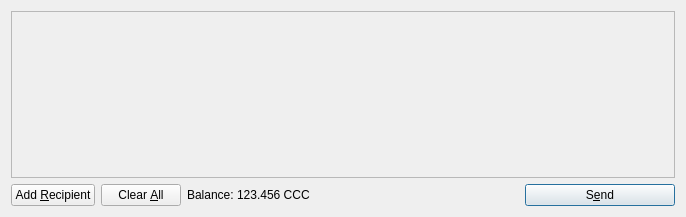
<?xml version="1.0" encoding="UTF-8"?>
<ui version="4.0">
 <class>SendCoinsDialog</class>
 <widget class="QDialog" name="SendCoinsDialog">
  <property name="geometry">
   <rect>
    <x>0</x>
    <y>0</y>
    <width>686</width>
    <height>217</height>
   </rect>
  </property>
  <property name="windowTitle">
   <string>Send Coins</string>
  </property>
  <layout class="QVBoxLayout" name="verticalLayout">
   <item>
    <widget class="QScrollArea" name="scrollArea">
     <property name="widgetResizable">
      <bool>true</bool>
     </property>
     <widget class="QWidget" name="scrollAreaWidgetContents">
      <property name="geometry">
       <rect>
        <x>0</x>
        <y>0</y>
        <width>666</width>
        <height>165</height>
       </rect>
      </property>
      <layout class="QVBoxLayout" name="verticalLayout_2">
       <property name="margin">
        <number>0</number>
       </property>
       <item>
        <layout class="QVBoxLayout" name="entries">
         <property name="spacing">
          <number>6</number>
         </property>
        </layout>
       </item>
       <item>
        <spacer name="verticalSpacer">
         <property name="orientation">
          <enum>Qt::Vertical</enum>
         </property>
         <property name="sizeHint" stdset="0">
          <size>
           <width>20</width>
           <height>40</height>
          </size>
         </property>
        </spacer>
       </item>
      </layout>
     </widget>
    </widget>
   </item>
   <item>
    <layout class="QHBoxLayout" name="horizontalLayout">
     <item>
      <widget class="QPushButton" name="addButton">
       <property name="toolTip">
        <string>Send to multiple recipients at once</string>
       </property>
       <property name="text">
        <string>Add &amp;Recipient</string>
       </property>
       <property name="icon">
        <iconset resource="../bitcoin.qrc">
         <normaloff>:/icons/add</normaloff>:/icons/add</iconset>
       </property>
       <property name="autoDefault">
        <bool>false</bool>
       </property>
      </widget>
     </item>
     <item>
      <widget class="QPushButton" name="clearButton">
       <property name="sizePolicy">
        <sizepolicy hsizetype="Minimum" vsizetype="Fixed">
         <horstretch>0</horstretch>
         <verstretch>0</verstretch>
        </sizepolicy>
       </property>
       <property name="toolTip">
        <string>Remove all transaction fields</string>
       </property>
       <property name="text">
        <string>Clear &amp;All</string>
       </property>
       <property name="icon">
        <iconset resource="../bitcoin.qrc">
         <normaloff>:/icons/remove</normaloff>:/icons/remove</iconset>
       </property>
       <property name="autoRepeatDelay">
        <number>300</number>
       </property>
       <property name="autoDefault">
        <bool>false</bool>
       </property>
      </widget>
     </item>
     <item>
      <layout class="QHBoxLayout" name="horizontalLayout_2">
       <property name="spacing">
        <number>3</number>
       </property>
       <item>
        <widget class="QLabel" name="label">
         <property name="text">
          <string>Balance:</string>
         </property>
        </widget>
       </item>
       <item>
        <widget class="QLabel" name="labelBalance">
         <property name="cursor">
          <cursorShape>IBeamCursor</cursorShape>
         </property>
         <property name="text">
          <string>123.456 CCC</string>
         </property>
         <property name="textInteractionFlags">
          <set>Qt::LinksAccessibleByMouse|Qt::TextSelectableByKeyboard|Qt::TextSelectableByMouse</set>
         </property>
        </widget>
       </item>
      </layout>
     </item>
     <item>
      <spacer name="horizontalSpacer">
       <property name="orientation">
        <enum>Qt::Horizontal</enum>
       </property>
       <property name="sizeHint" stdset="0">
        <size>
         <width>40</width>
         <height>20</height>
        </size>
       </property>
      </spacer>
     </item>
     <item>
      <widget class="QPushButton" name="sendButton">
       <property name="minimumSize">
        <size>
         <width>150</width>
         <height>0</height>
        </size>
       </property>
       <property name="toolTip">
        <string>Confirm the send action</string>
       </property>
       <property name="text">
        <string>S&amp;end</string>
       </property>
       <property name="icon">
        <iconset resource="../bitcoin.qrc">
         <normaloff>:/icons/send</normaloff>:/icons/send</iconset>
       </property>
       <property name="default">
        <bool>true</bool>
       </property>
      </widget>
     </item>
    </layout>
   </item>
  </layout>
 </widget>
 <resources>
  <include location="../bitcoin.qrc"/>
 </resources>
 <connections/>
</ui>
